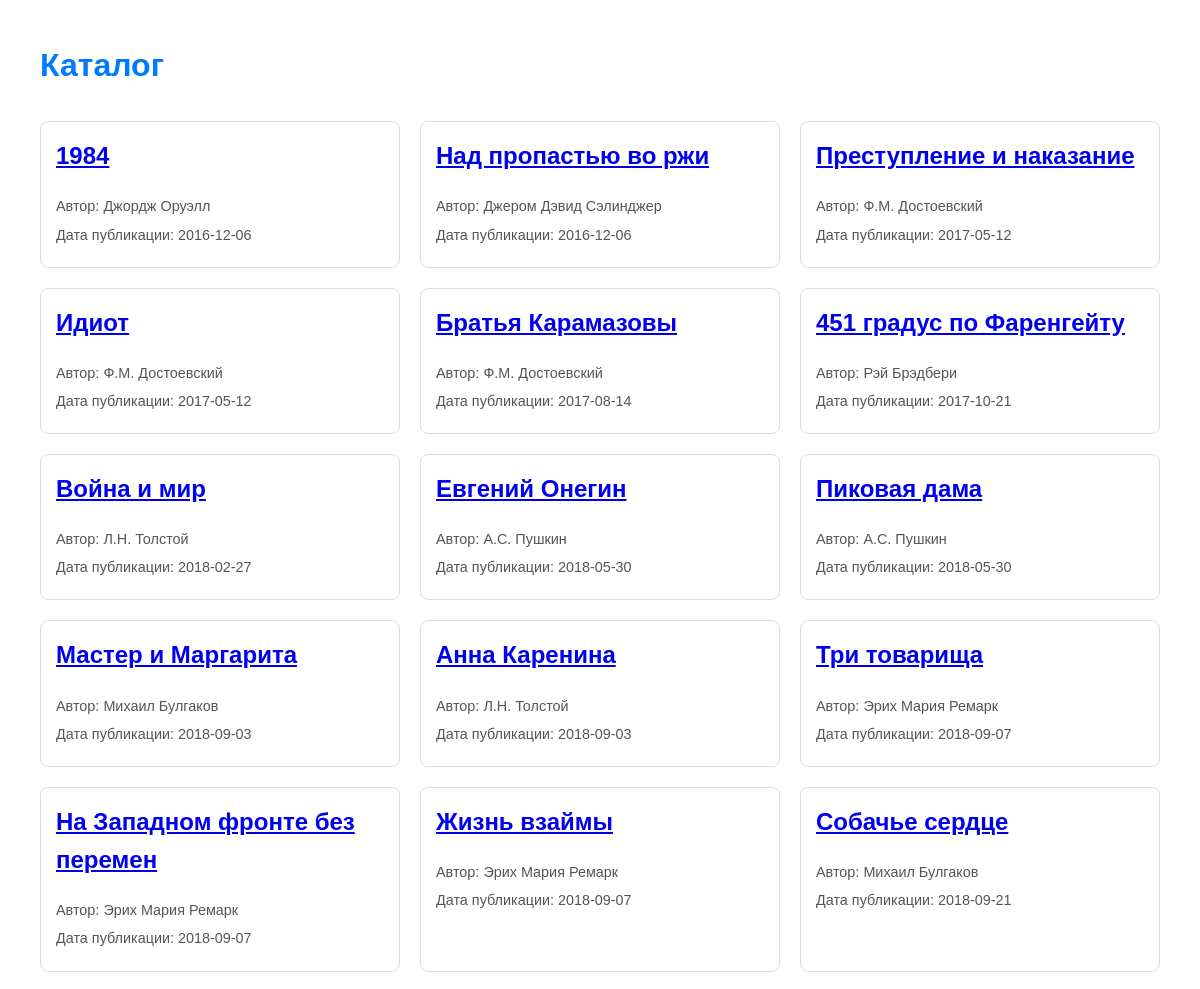
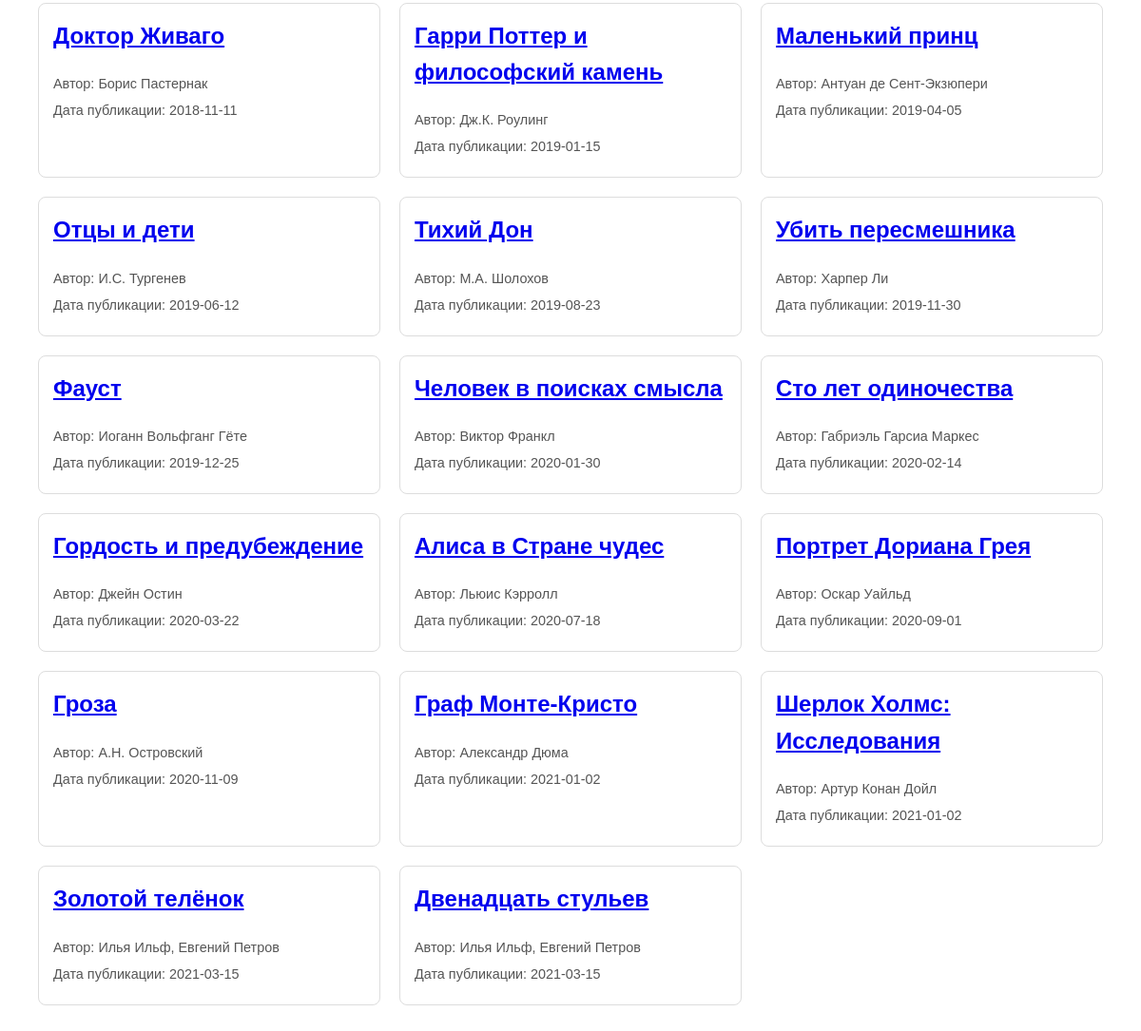
The page / on the database its author committed (2 pictures, top to bottom).
### books/models.py (models this page shows, shortened)
class Book(models.Model):
    name = models.CharField(u'Название', max_length=64)
    author = models.CharField(u'Автор', max_length=64)
    pub_date = models.DateField(u'Дата публикации')

### books/views.py (the view)
# urls.py: path('', books_view, name='books'),
def books_view(request):
    books = Book.objects.all().order_by('pub_date')
    context = {'books': books}
    return render(request, 'books/books_list.html', context)

### templates/books/books_list.html (shortened to what this page needs)
<!DOCTYPE html>
<html lang="ru">
<head>
</head>
<body>
    <h1>Каталог</h1>
    <div class="book-grid">
        {% for book in books %}
            <div class="book-card">
                <h2><a href="{% url 'book_detail' book.pk %}">{{ book.name }}</a></h2>
                <p>Автор: {{ book.author }}</p>
                <p>Дата публикации: {{ book.pub_date|date:"Y-m-d" }}</p>
            </div>
        {% empty %}
            <p>Нет книг.</p>
        {% endfor %}
    </div>
</body>
</html>

### templates/books/books_list.html (style rules this page uses)
body { font-family: Arial, sans-serif; margin: 40px; line-height: 1.6; }
h1 { color: #007BFF; margin-bottom: 30px; }
.book-grid { display: grid; grid-template-columns: repeat(auto-fit, minmax(300px, 1fr)); gap: 20px; }
.book-card { border: 1px solid #ddd; padding: 15px; border-radius: 8px; }
.book-card h2 { color: #007BFF; margin-top: 0; }
.book-card p { margin: 5px 0; font-size: 0.9em; color: #555; }

### rows shown on the page
Book: name "1984", author "Джордж Оруэлл", pub_date "2016-12-06"
Book: name "Над пропастью во ржи", author "Джером Дэвид Сэлинджер", pub_date "2016-12-06"
Book: name "Преступление и наказание", author "Ф.М. Достоевский", pub_date "2017-05-12"
Book: name "Идиот", author "Ф.М. Достоевский", pub_date "2017-05-12"
Book: name "Братья Карамазовы", author "Ф.М. Достоевский", pub_date "2017-08-14"
Book: name "451 градус по Фаренгейту", author "Рэй Брэдбери", pub_date "2017-10-21"
Book: name "Война и мир", author "Л.Н. Толстой", pub_date "2018-02-27"
Book: name "Евгений Онегин", author "А.С. Пушкин", pub_date "2018-05-30"
Book: name "Пиковая дама", author "А.С. Пушкин", pub_date "2018-05-30"
Book: name "Мастер и Маргарита", author "Михаил Булгаков", pub_date "2018-09-03"
Book: name "Анна Каренина", author "Л.Н. Толстой", pub_date "2018-09-03"
Book: name "Три товарища", author "Эрих Мария Ремарк", pub_date "2018-09-07"
Book: name "На Западном фронте без перемен", author "Эрих Мария Ремарк", pub_date "2018-09-07"
Book: name "Жизнь взаймы", author "Эрих Мария Ремарк", pub_date "2018-09-07"
Book: name "Собачье сердце", author "Михаил Булгаков", pub_date "2018-09-21"
Book: name "Доктор Живаго", author "Борис Пастернак", pub_date "2018-11-11"
Book: name "Гарри Поттер и философский камень", author "Дж.К. Роулинг", pub_date "2019-01-15"
Book: name "Маленький принц", author "Антуан де Сент-Экзюпери", pub_date "2019-04-05"
Book: name "Отцы и дети", author "И.С. Тургенев", pub_date "2019-06-12"
Book: name "Тихий Дон", author "М.А. Шолохов", pub_date "2019-08-23"
Book: name "Убить пересмешника", author "Харпер Ли", pub_date "2019-11-30"
Book: name "Фауст", author "Иоганн Вольфганг Гёте", pub_date "2019-12-25"
Book: name "Человек в поисках смысла", author "Виктор Франкл", pub_date "2020-01-30"
Book: name "Сто лет одиночества", author "Габриэль Гарсиа Маркес", pub_date "2020-02-14"
Book: name "Гордость и предубеждение", author "Джейн Остин", pub_date "2020-03-22"
Book: name "Алиса в Стране чудес", author "Льюис Кэрролл", pub_date "2020-07-18"
Book: name "Портрет Дориана Грея", author "Оскар Уайльд", pub_date "2020-09-01"
Book: name "Гроза", author "А.Н. Островский", pub_date "2020-11-09"
Book: name "Граф Монте-Кристо", author "Александр Дюма", pub_date "2021-01-02"
Book: name "Шерлок Холмс: Исследования", author "Артур Конан Дойл", pub_date "2021-01-02"
Book: name "Золотой телёнок", author "Илья Ильф, Евгений Петров", pub_date "2021-03-15"
Book: name "Двенадцать стульев", author "Илья Ильф, Евгений Петров", pub_date "2021-03-15"
